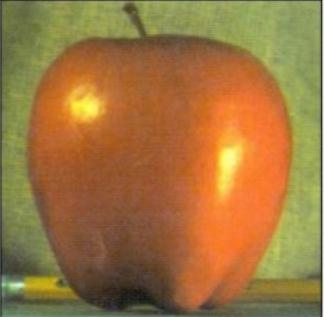
#> input picture apple.jpg, 324 x 317 px, found by its file name
$ python 'image fusion.py'   (Python 2 division)
#> lines starting #> are read from the running program, lines starting #| are printed output that depends on the picture

# coding: utf-8

# 20.2 图像融合
#
# 步骤：
#
# 1.读入两幅图像，苹果和橘子（要保证输入图片的大小size一样，可用resize(）函数）
#
# 2.构建苹果和橘子的高斯金字塔（6层）
#
# 3.根据高斯金字塔计算拉普拉斯金字塔
#
# 4.在拉普拉斯的每一层进行图像融合（苹果的左边与右边融合）
#
# 5.根据融合后的图像金字塔重建原始图像

# 会出现错误，修改：
#
# https://stackoverflow.com/questions/32970397/opencv-errorsizes-of-input-arguments-do-not-match/32970947

# In[2]:


import  cv2
import numpy as np
import matplotlib.pyplot as plt

#1.读入两幅图像
A = cv2.imread('image/apple.jpg')
#> A is the input picture: shape (317, 324, 3); mean B, G, R 63.3, 117.1, 157.5
b,g,r = cv2.split(A)
A1 = cv2.merge([r,g,b])

B = cv2.imread('image/orange.jpg')
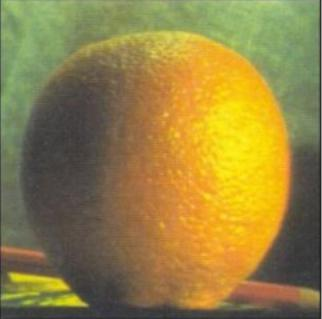
#> input picture orange.jpg, 322 x 319 px, found by its file name
#> B is the input picture: shape (319, 322, 3); mean B, G, R 67.3, 129.8, 148.5
b,g,r = cv2.split(B)
#> b: shape (319, 322)
#> g: shape (319, 322)
#> r: shape (319, 322)
B1 = cv2.merge([r,g,b])

#缩放到同一个尺寸
A=cv2.resize(A1,(300,300),interpolation=cv2.INTER_CUBIC)
#> A: shape (300, 300, 3)
B=cv2.resize(B1,(300,300),interpolation=cv2.INTER_CUBIC)
#> B: shape (300, 300, 3)

#2.构建苹果的高斯金字塔（6层）
#2 generate Gaussian pyramid for A
G = A.copy()
#print(G)
gpA = [G]
#print(gpA)
for i in xrange(6):
    #G = cv2.pyrDown(G) #error!!!
    #你必须把它应用在最后一个向下采样的图像上
    G = cv2.pyrDown(gpA[i])
    gpA.append(G)
#> this loop made 6 passes
#> pass 1, `G = cv2.pyrDown(gpA[i])`:
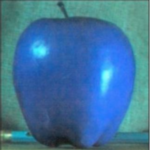
#> G: shape (150, 150, 3); mean of channels 0, 1, 2 157.4, 117, 63; drawn as B, G, R
#> after the loop, gpA = 7 items

#generate Gaussian pyramid for B
G = B.copy()
gpB = [G]
for i in xrange(6):
    #G = cv2.pyrDown(G)
    G = cv2.pyrDown(gpB[i])
    gpB.append(G)
#> after the loop, gpB = 7 items

#3. 根据高斯金字塔计算拉普拉斯金字塔
# 3 generate Laplacian Pyramid for A
'''
lpA = [gpA[5]]
for i in xrange(5,0,-1):
    GE = cv2.pyrUp(gpA[i])
    L = cv2.subtract(gpA[i-1],GE)
    lpA.append(L)
'''
lpA = [gpA[5]]
for i in xrange(5,0,-1):
    size = (gpA[i-1].shape[1], gpA[i-1].shape[0])
    print('A size')
    print(size)
    GE = cv2.pyrUp(gpA[i], dstsize = size)
    L = cv2.subtract(gpA[i-1],GE)
    lpA.append(L)
#> after the loop, lpA = 6 items


# generate Laplacian Pyramid for B
'''
lpB = [gpB[5]]
for i in xrange(5,0,-1):
    GE = cv2.pyrUp(gpB[i])
    L = cv2.subtract(gpB[i-1],GE)
    lpB.append(L)
'''
lpB = [gpB[5]]
for i in xrange(5,0,-1):
    size = (gpB[i-1].shape[1], gpB[i-1].shape[0])
    print('B size')
    print(size)
    GE = cv2.pyrUp(gpB[i], dstsize = size)
    L =cv2.subtract(gpB[i-1],GE)
    lpB.append(L)
#> this loop made 5 passes
#> pass 3, `GE = cv2.pyrUp(gpB[i], dstsize = size)`:
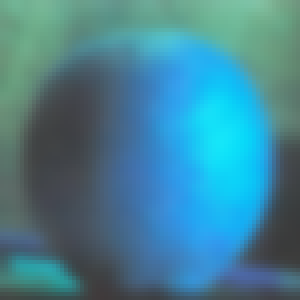
#> GE: shape (75, 75, 3) (shown 4 times larger); mean of channels 0, 1, 2 149.2, 130.7, 67.7; drawn as B, G, R
#> after the loop, lpB = 6 items

#4 Now add left and right halves of images in each level
#numpy.hstack(tup)
#Take a sequence of arrays and stack them horizontally
#to make a single array.
#将两个图像的矩阵的左半部分和右半部分拼接到一起
LS = []
for la,lb in zip(lpA,lpB):
    rows,cols,dpt = la.shape
    #苹果的左半部分和橘子的右半部分
    ls = np.hstack((la[:,0:cols/2], lb[:,cols/2:]))
    #苹果的右半部分和橘子的左半部分
    #ls = np.hstack((la[:,cols/2:], lb[:,0:cols/2]))
    #橘子的左半部分和苹果的右半部分
    #ls =np.hstack((lb[:,0:cols/2],la[:,cols/2:]))

    #输入数组维度必须完全匹配，所以原来的输入图片尺寸要一样
    LS.append(ls)
#> this loop made 6 passes
#> (rows, cols) on passes 1 to 6: (10, 10), (19, 19), (38, 38), (75, 75), (150, 150), (300, 300)
#> after the loop, LS = 6 items

#5  now reconstruct
'''
ls_ = LS[0]
for i in xrange(1,6):
    ls_ = cv2.pyrUp(ls_)
    ls_ = cv2.add(ls_, LS[i])
'''
ls_ = LS[0]
for i in xrange(1,6):
    size = (LS[i].shape[1], LS[i].shape[0])
    ls_ = cv2.pyrUp(ls_, dstsize = size)
    ls_ = cv2.add(ls_, LS[i])

# image with direct connecting each half
real = np.hstack((A[:,:cols/2],B[:,cols/2:]))


b,g,r = cv2.split(ls_)
#> b: shape (300, 300)
#> g: shape (300, 300)
#> r: shape (300, 300)
ls_1 = cv2.merge([r,g,b])

b,g,r = cv2.split(real)
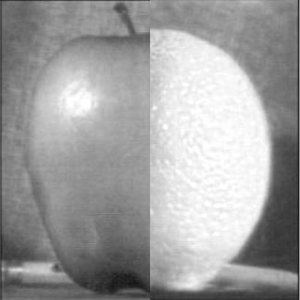
#> b: shape (300, 300); min 18, max 255, mean 159
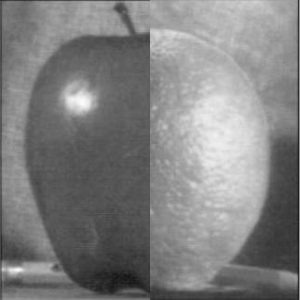
#> g: shape (300, 300); min 20, max 252, mean 128
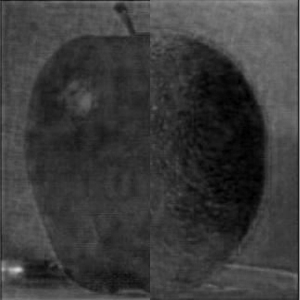
#> r: shape (300, 300); min 0, max 211, mean 58.6
real_1 = cv2.merge([r,g,b])

cv2.imwrite('image/Pyramid_blending2_rgb.jpg',ls_1)
cv2.imwrite('image/Direct_blending_rgb.jpg',real_1)

cv2.imwrite('image/Pyramid_blending2_bgr.jpg',ls_)
cv2.imwrite('image/Direct_blending_bgr.jpg',real)

plt.imshow(G)
plt.show()
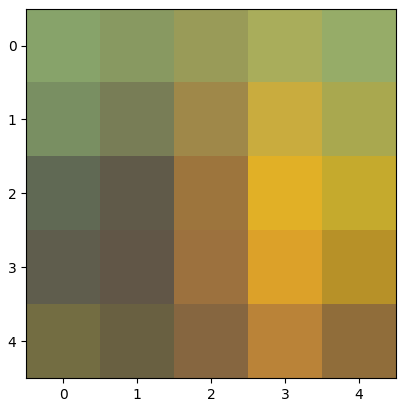
#> figure drawn by matplotlib, 1 panel

plt.subplot(221),plt.imshow(A),plt.title('Apple')
plt.xticks([]), plt.yticks([])

plt.subplot(222),plt.imshow(B),plt.title('Orange')
plt.xticks([]), plt.yticks([])

plt.subplot(223),plt.imshow(ls_),plt.title('Pyramid_blending2.jpg')
plt.xticks([]), plt.yticks([])

plt.subplot(224),plt.imshow(real),plt.title('Direct_blending.jpg')
plt.xticks([]), plt.yticks([])
plt.show()
